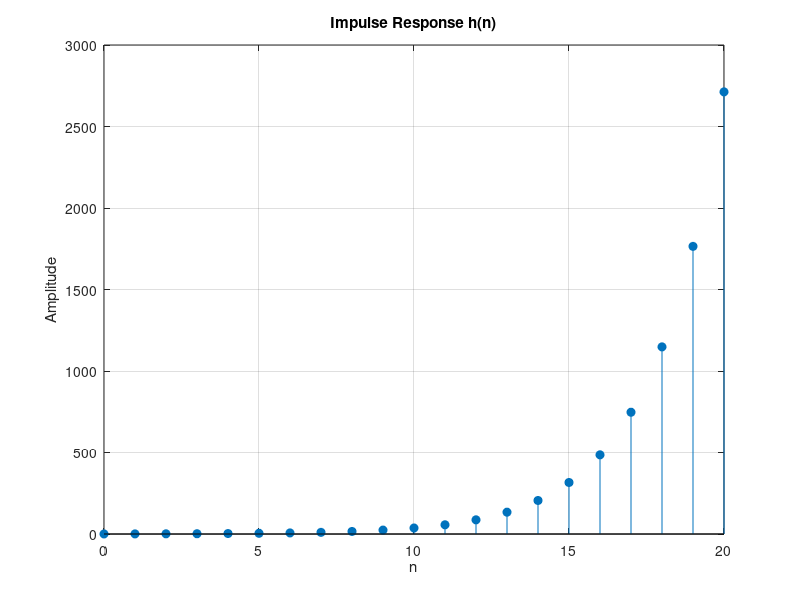
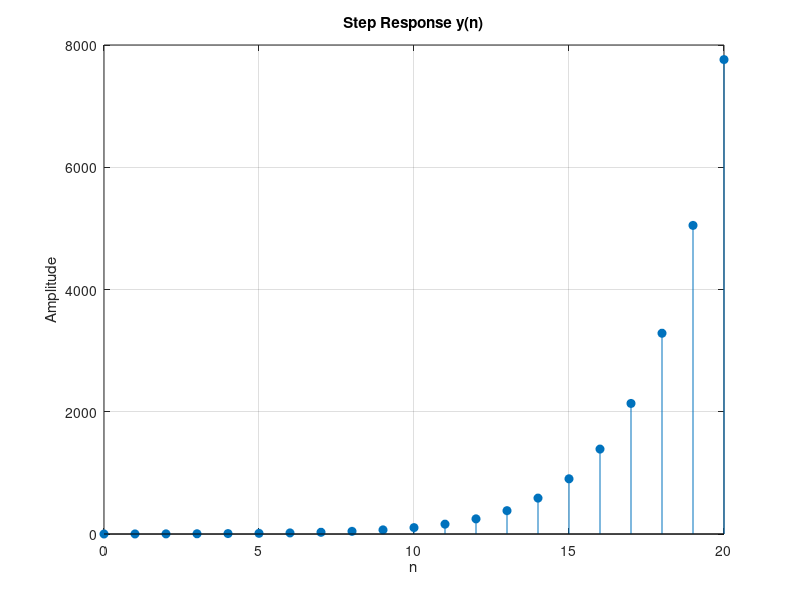

These figures' MATLAB source, in order:
clc;
clear;
close all;

% System coefficients
b = [1/3 1/3 1/3];        % Numerator
a = [1 -0.95 -0.9025];   % Denominator

n = 0:20;

%% -------- Impulse Response --------
x_imp = [1 zeros(1, length(n)-1)];   % delta(n)

h = filter(b, a, x_imp);

figure;
stem(n, h, 'filled');
title('Impulse Response h(n)');
xlabel('n');
ylabel('Amplitude');
grid on;

%% -------- Step Response --------
x_step = ones(1, length(n));   % u(n)

y = filter(b, a, x_step);

figure;
stem(n, y, 'filled');
title('Step Response y(n)');
xlabel('n');
ylabel('Amplitude');
grid on;
